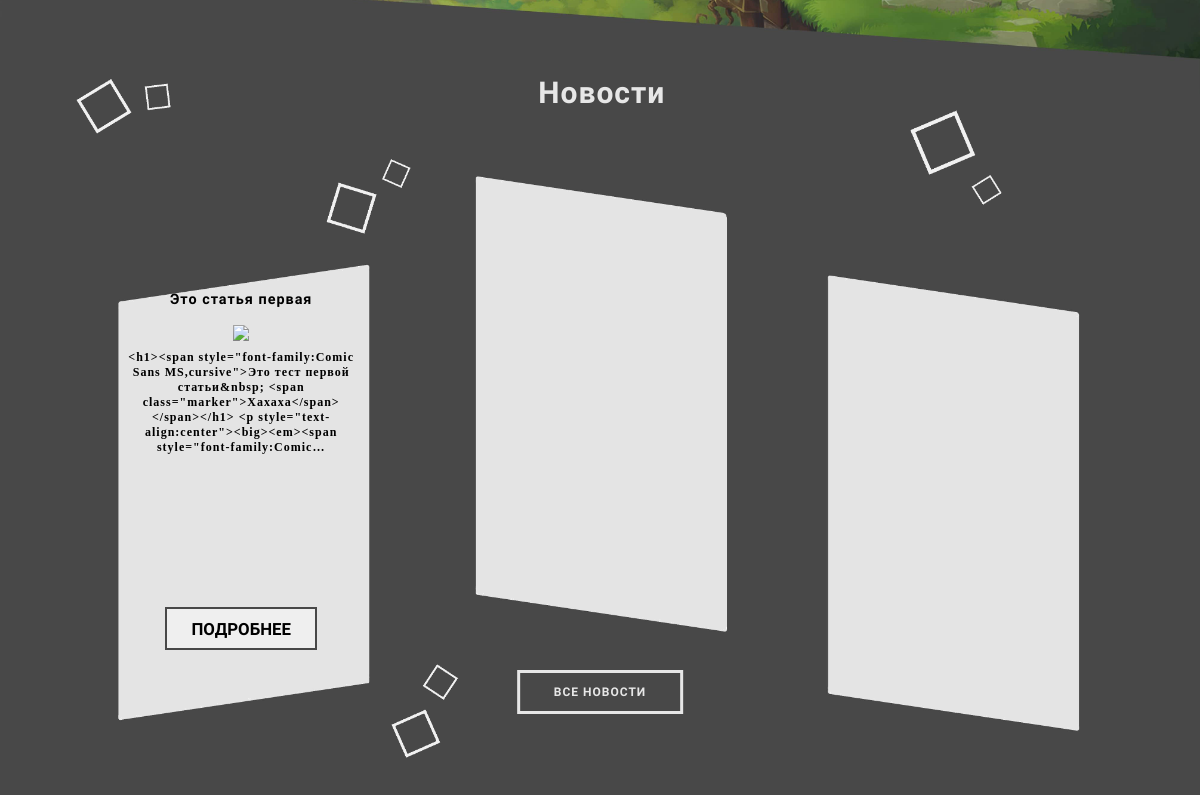
/ (lower part), run on an earlier commit of the app's database.
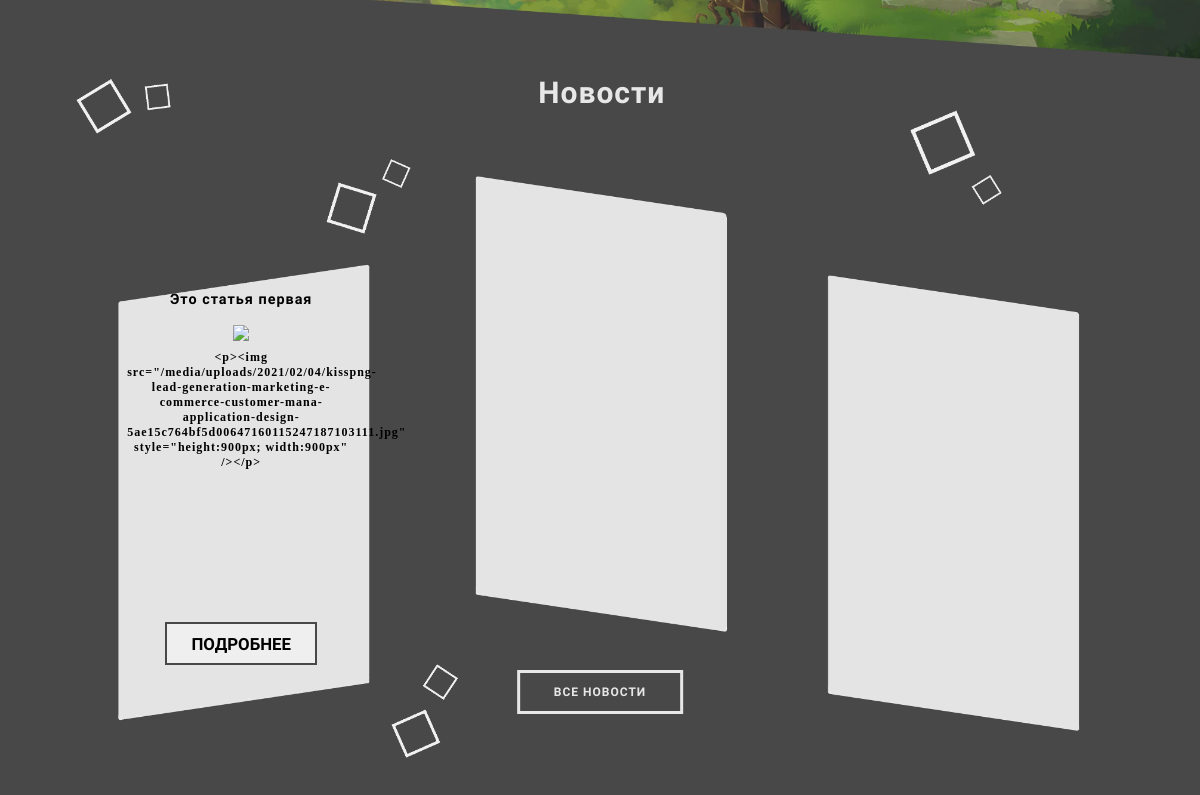
And on a later commit of the database.
### news/models.py (models this page shows, shortened)
class New(models.Model):
     title = models.CharField('Название статьи', max_length = 50)
     text_mini = models.TextField('Краткий текст статьи', default='1')
     text = models.TextField('Текст статьи')
     date = models.DateTimeField('Дата публикации')
     new_img = models.ImageField('Картинка новости 1200x552', upload_to='newimage/', default='1')
     class Meta:
          verbose_name = 'Новость'
          verbose_name_plural = 'Новости'

### news/views.py (the view)
# urls.py: path('', views.index, name = 'home'),
def index(request):
     latest_new_list = New.objects.all()[:3]
     if len(latest_new_list) == 1:
          return render(request, 'Config/indexBase.html', {'num': 1, 'cont1': latest_new_list[0]})
     elif len(latest_new_list) == 2:
          return render(request, 'Config/indexBase.html', {'num': 2, 'cont1': latest_new_list[0], 'cont2': latest_new_list[1]})
     elif len(latest_new_list) == 3:
          return render(request, 'Config/indexBase.html', {'num': 3, 'cont1': latest_new_list[0], 'cont2': latest_new_list[1], 'cont3': latest_new_list[2]})
     else:
          return render(request, 'Config/indexBase.html', {'num': 0})

### templates/Config/indexBase.html (shortened to what this page needs)
{% extends 'index.html'%}
{% block content %}
{% if num == 1 %}
                <div class="New1">
                    <h4 class="NewTitle">{{cont1.title}}</h4>
                    <img class="NewImg" src="/static/{{ cont1.new_img.name }}">
                    <h5 class="NewDes">{{cont1.text|truncatechars:200}}</h5>
                    <a href="{% url 'news:deatail' cont1.id %}"><button class="ButtonPulsNew">Подробнее</button></a>
                </div>
{% endif%}
{% endblock %}

What changed in the data, as far as the page shows it:
changed New "Это статья первая": text "<h1><span style=\"font-family:Comic Sans MS,cursive\">Это тест первой статьи&nbsp; <span class=\"marker\">Хахаха</span></span></h1> <p style=\"text-align:center\"><big><em><span style=\"font-family:Comic…" → "<p><img src=\"/media/uploads/2021/02/04/kisspng-lead-generation-marketing-e-commerce-customer-mana-application-design-5ae15c764bf5d00647160115247187103111.jpg\" style=\"height:900px; width:900px\" /></p>"
